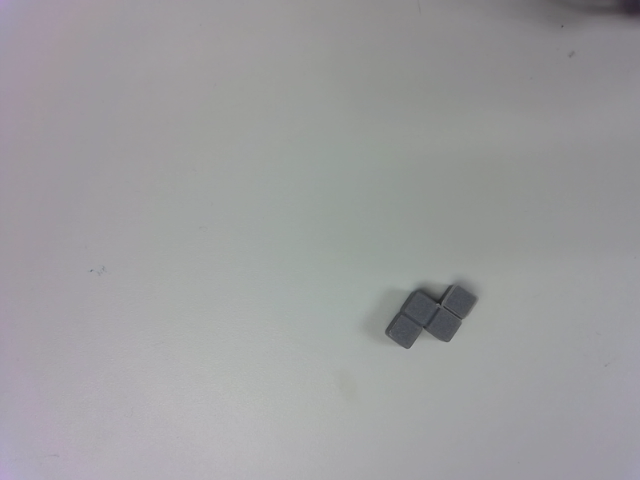
#> input picture grey_z/2025-02-03 19:24:16.587044.png, 640 x 480 px, found by its file name
$ python image_preprocessor.py
#> lines starting #> are read from the running program, lines starting #| are printed output that depends on the picture
### basic_classify.py
import process
import cv2
import numpy as np

reference_images = {
    "T1": cv2.imread(
        "res/base/green_t/2025-02-05 13:54:52.266144.png"),
    "Z1": cv2.imread(
        "res/base/green_z/2025-02-03 19:32:15.596875.png"),
    "L1": cv2.imread(
        "res/base/green_l/2025-02-03 19:33:51.765660.png"),
    "T2": cv2.imread("res/base/grey_t/2025-02-03 19:29:32.805979.png"),
    "Z2": cv2.imread("res/base/grey_z/2025-02-03 19:24:16.587044.png"),
    "L2": cv2.imread("res/base/grey_l/2025-02-03 19:27:52.109698.png"),
    "T3": cv2.imread(
        "res/base/orange_t/2025-02-03 19:38:09.115254.png"),
    "Z3": cv2.imread(
        "res/base/orange_z/2025-02-03 19:22:16.808573.png"),
    "L3": cv2.imread(
        "res/base/orange_l/2025-02-03 19:36:11.811343.png")
}
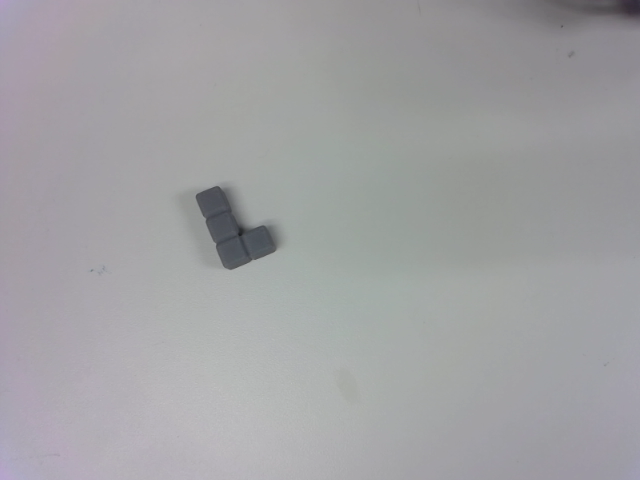
#> input picture grey_l/2025-02-03 19:27:52.109698.png, 640 x 480 px, found by its file name
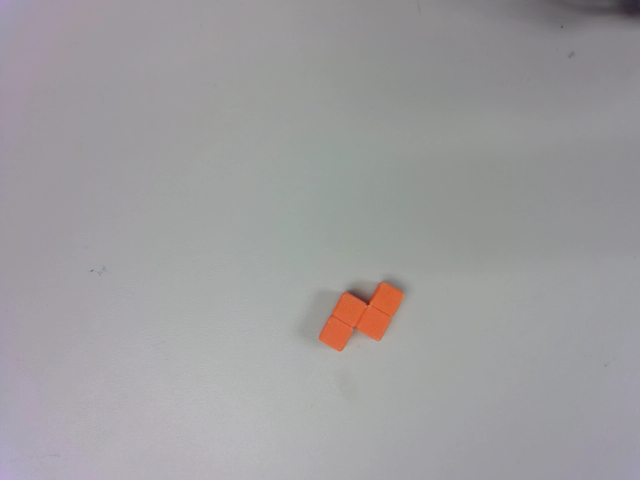
#> input picture orange_z/2025-02-03 19:22:16.808573.png, 640 x 480 px, found by its file name

reference_thresholds = {
    "T-Shape-Green": cv2.cvtColor(process.threshold_image(reference_images["T1"]),
                                  cv2.COLOR_BGR2GRAY),
    "Z-Shape-Green": cv2.cvtColor(process.threshold_image(reference_images["Z1"]),
                                  cv2.COLOR_BGR2GRAY),
    "L-Shape-Green": cv2.cvtColor(process.threshold_image(reference_images["L1"]),
                                  cv2.COLOR_BGR2GRAY),
    "T-Shape-Grey": cv2.cvtColor(process.threshold_image(reference_images["T2"]),
                                 cv2.COLOR_BGR2GRAY),
    "Z-Shape-Grey": cv2.cvtColor(process.threshold_image(reference_images["Z2"]),
                                 cv2.COLOR_BGR2GRAY),
    "L-Shape-Grey": cv2.cvtColor(process.threshold_image(reference_images["L2"]),
                                 cv2.COLOR_BGR2GRAY),
    "T-Shape-Orange": cv2.cvtColor(process.threshold_image(reference_images["T3"]),
                                   cv2.COLOR_BGR2GRAY),
    "Z-Shape-Orange": cv2.cvtColor(process.threshold_image(reference_images["Z3"]),
                                   cv2.COLOR_BGR2GRAY),
    "L-Shape-Orange": cv2.cvtColor(process.threshold_image(reference_images["L3"]),
                                   cv2.COLOR_BGR2GRAY)
}

reference_shapes = {
    "T1": (process.find_bounds_and_contours(reference_thresholds["T-Shape-Green"])[0][1]),
    "Z1": (process.find_bounds_and_contours(reference_thresholds["Z-Shape-Green"])[0][1]),
    "L1": (process.find_bounds_and_contours(reference_thresholds["L-Shape-Green"])[0][1]),
    "T2": (process.find_bounds_and_contours(reference_thresholds["T-Shape-Grey"])[0][1]),
    "Z2": (process.find_bounds_and_contours(reference_thresholds["Z-Shape-Grey"])[0][1]),
    "L2": (process.find_bounds_and_contours(reference_thresholds["L-Shape-Grey"])[0][1]),
    "T3": (process.find_bounds_and_contours(reference_thresholds["T-Shape-Orange"])[0][1]),
    "Z3": (process.find_bounds_and_contours(reference_thresholds["Z-Shape-Orange"])[0][1]),
    "L3": (process.find_bounds_and_contours(reference_thresholds["L-Shape-Orange"])[0][1])
}

h_bins = 120
s_bins = 120
v_bins = 120
histSize = [h_bins, s_bins, v_bins]
h_ranges = [0, 180]
s_ranges = [0, 256]
v_ranges = [0, 256]
ranges = h_ranges + s_ranges + v_ranges
channels = [0, 1, 2]

# [95 lines left out: functions classify, classify_color, draw_classification, not called in this run]

### process.py
import os
import cv2
import argparse
import numpy as np
import datetime
import camera

# [43 lines left out: functions modify_hsv, sharpen, normalize_hsv_value, quantize_image, not called in this run]


def find_corners(image, maxCorners = 100, qualityLevel=0.01, minDistance=10):
    gray = cv2.cvtColor(image, cv2.COLOR_BGR2GRAY)
    return cv2.goodFeaturesToTrack(gray, maxCorners=maxCorners, qualityLevel=qualityLevel, minDistance=minDistance)


def threshold_image(image):
    # scale = (256 / 100)
    # approved_colors = [
    #     (15, 80 * scale, 80 * scale),  # Orangeish
    #     (212, 27 * scale, 17 * scale),  # Greenish
    #     (200, 10 * scale, 27 * scale),  # Grayish
    #     (150, 2 * scale, 70 * scale)  # Background
    # ]
    #
    # normalized = normalize_hsv_value(image)
    # blur = cv2.blur(normalized, (10, 10))
    # quantized = normalize_hsv_value(quantize_image(blur, approved_colors))
    #
    # gray = cv2.cvtColor(quantized, cv2.COLOR_BGR2GRAY)
    #
    # edges = cv2.Canny(gray, 50, 100)
    # contour = draw_contours(cv2.cvtColor(edges, cv2.COLOR_GRAY2BGR), thickness = 5)
    # edges = cv2.Canny(cv2.cvtColor(contour, cv2.COLOR_BGR2GRAY), 50, 100)
    #
    # colored = cv2.cvtColor(edges, cv2.COLOR_GRAY2BGR)
    #
    # return colored
    size = 5
    kernel = np.ones((size, size), np.uint8)

#> (the run stopped early here; a loop or call above may not have finished)
